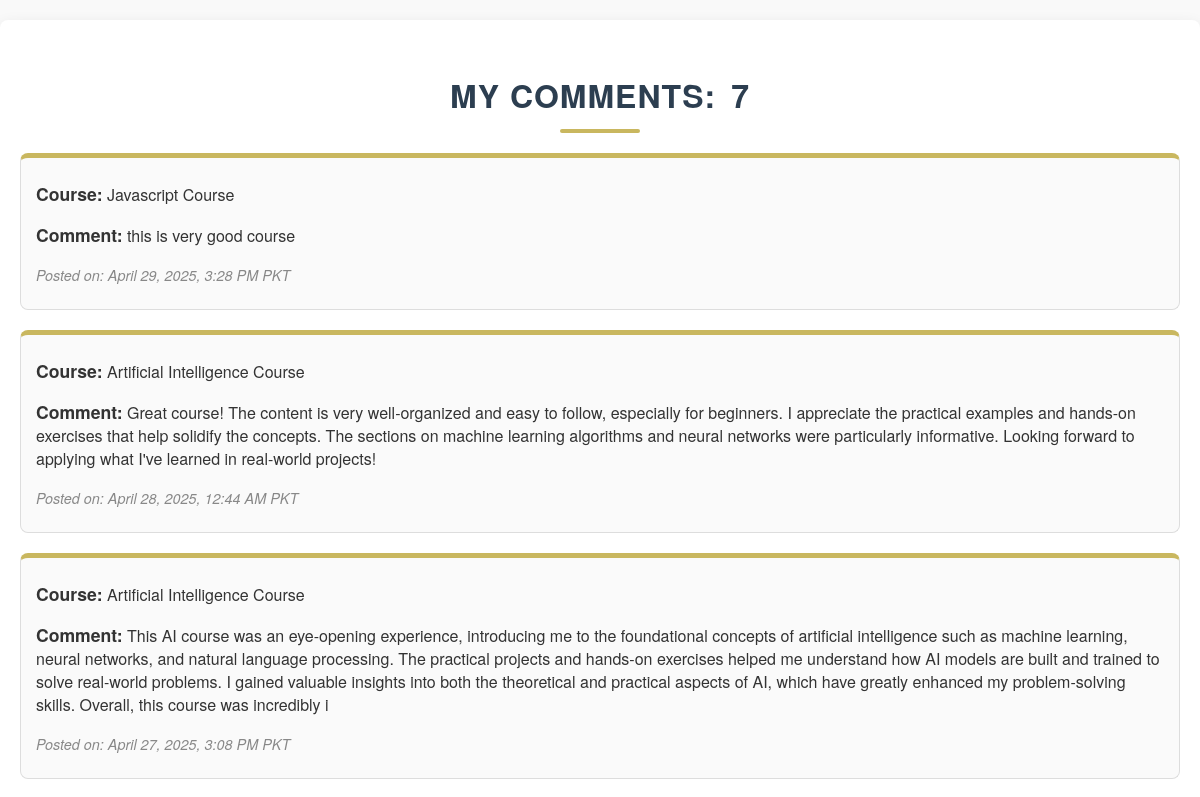
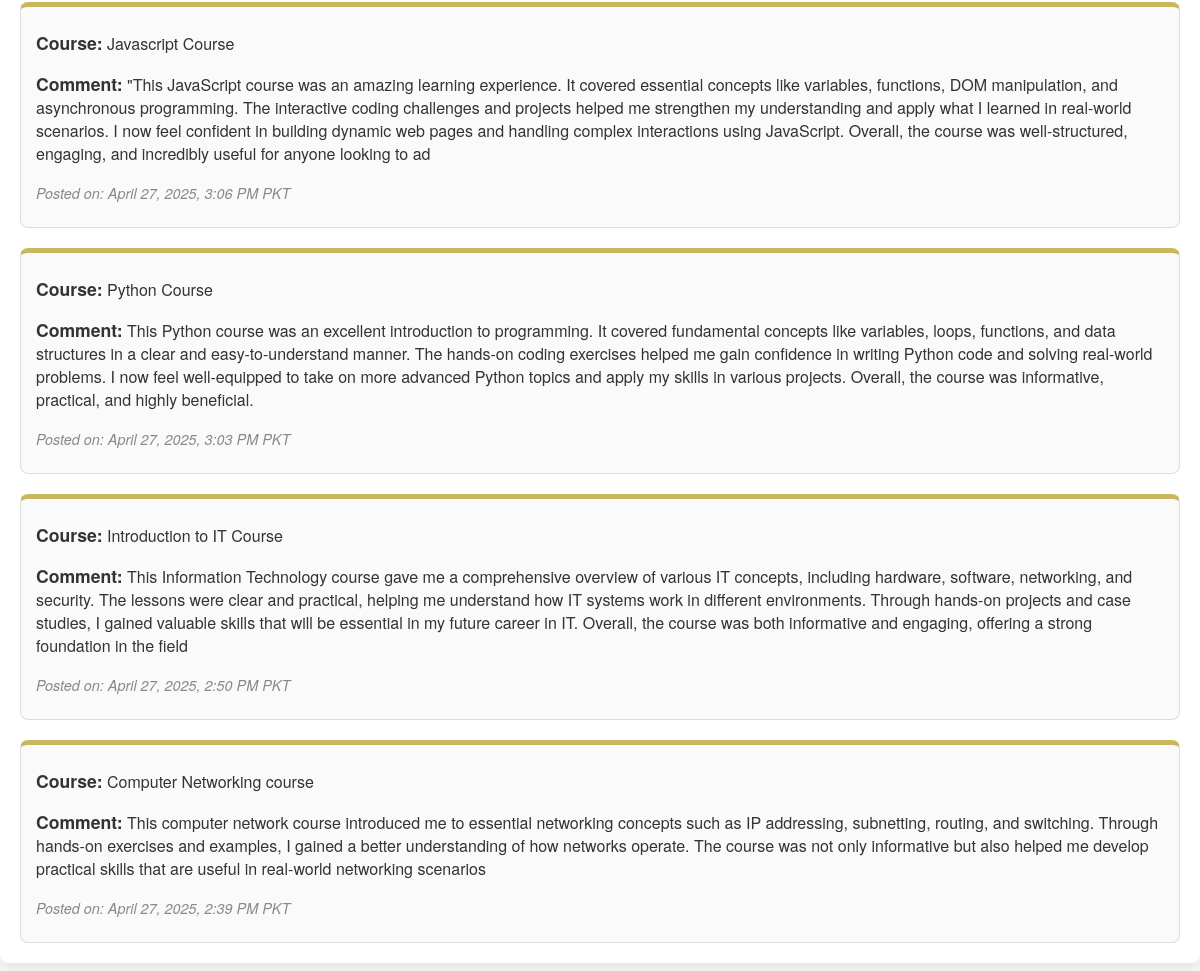
/dashboard-comments/ (signed in), run on the app's committed database (2 pictures, top to bottom).
### alignskills/models.py (models this page shows, shortened)
class Comment(models.Model):
    message = models.TextField('Message')
    date_comment = models.DateTimeField(default=timezone.now)
    user = models.ForeignKey(settings.AUTH_USER_MODEL, on_delete=models.CASCADE)
    course = models.ForeignKey('Course', on_delete=models.CASCADE, null=True, blank=True)
    created_at = models.DateTimeField(default=timezone.now)
    updated_at = models.DateTimeField(auto_now=True)
    class Meta:
        ordering = ['-created_at']
        verbose_name = 'Course Comment'
        verbose_name_plural = 'Course Comments'

class Course(models.Model):
    title = models.CharField(max_length=255)
    short_title = models.CharField(max_length=255, default="untitled")
    description = models.TextField()
    price = models.CharField(max_length=50, default="Free Of Cost")
    project_info = models.TextField(default="Hands-on project at the end of the course")
    certificate_info = models.TextField(default="Certificate will be provided")
    image = models.ImageField(upload_to='course_images/')
    course_link = models.URLField()
    created_at = models.DateTimeField(default=timezone.now)  # ✅ added
    updated_at = models.DateTimeField(auto_now=True)

### alignskills/views.py (the view)
# urls.py: path('dashboard-comments/', views.dashboard_comments, name='dashboard_comments'),
def dashboard_comments(request):  # Defines the view function for the dashboard that displays comments by the logged-in user.
    comments = Comment.objects.filter(user=request.user)  # Filters the Comment model to get all comments where the 'user' is the currently logged-in user.
    project_count = comments.count()  # Counts the total number of comments made by the logged-in user.
    return render(request, 'dashboard_comments.html', {
        'comments': comments,  # Passes the list of comments made by the user to the template.
        'project_count': project_count  # Passes the count of comments made by the user to the template.
    })

### alignskills/context_processors.py (called while the page is built)
def user_stats(request):
    return {
        'active_students': UserStats.objects.filter(is_active=True).count(),
        'graduate_students': UserStats.objects.filter(is_graduate=True).count(),
        'certified_students': UserStats.objects.filter(is_certified=True).count(),
    }

### templates/dashboard_comments.html (shortened to what this page needs)
{% load tz %}
<!DOCTYPE html>
<html lang="en">
<head>
</head>
<body>
    <div class="comments-section">
        <h3>My comments: <span class="span">{{ project_count }}</span></h3>
        {% if comments %}
        <ul>
            {% for comment in comments %}
            <li>
                <p class="p"><strong>Course:</strong> {{ comment.course.title }}</p>
                <p class="p"><strong>Comment:</strong> {{ comment.message }}</p>
                {% timezone "Asia/Karachi" %}
                <p class="p"><small>Posted on: {{ comment.created_at|date:"F j, Y, g:i A" }} PKT</small></p>
                {% endtimezone %}
            </li>
            {% endfor %}
        </ul>
        {% else %}
        <p>You haven't posted any comments yet.</p>
        {% endif %}
    </div>
</body>
</html>

### templates/dashboard_comments.html (style rules this page uses)
*, *::before, *::after { box-sizing: border-box; }
body { font-family: 'Helvetica Neue', Helvetica, Arial, sans-serif; background-color: #f9f9f9; color: #333; margin: 0; padding: 0; }
.comments-section { background-color: #fff; padding: 20px; margin: 20px auto; border-radius: 8px; max-width: 1200px; width: 100%; box-shadow: 0 5px 15px rgba(0, 0, 0, 0.1); color: #333; transition: transform 0.3s ease; overflow: hidden; }
.comments-section h3 { font-size: 2rem; color: #2c3e50; margin-bottom: 20px; font-weight: 700; text-align: center; position: relative; padding-bottom: 15px; letter-spacing: 1px; text-transform: uppercase; }
.comments-section h3::after { content: ""; position: absolute; left: 50%; bottom: 0; transform: translateX(-50%); width: 80px; height: 4px; background-color: #c9b75f; border-radius: 2px; }
.comments-section ul { display: flex; flex-direction: column; gap: 20px; list-style: none; padding-left: 0; margin: 0; }
.comments-section li { padding: 15px; background-color: #fafafa; border: 1px solid #ddd; border-top: 5px solid #c9b75f; border-radius: 8px; transition: background 0.3s ease, transform 0.3s ease; display: flex; flex-direction: column; width: 100%; }
.comments-section li p { margin: 8px 0; font-size: 1rem; }
.comments-section li strong { color: #333; font-size: 1.1rem; }
.comments-section li small { color: #888; font-size: 0.9rem; font-style: italic; }
.span { margin-left: 5px; }

### data on the page
Comment: course "Javascript Course", message "this is very good course", created_at "April 29, 2025, 3:28 PM"
Comment: course "Artificial Intelligence Course", message "Great course! The content is very well-organized and easy to follow, especially for beginners. I appreciate the practical examples and hands-on exercises that help solidify the concepts. The sections on machine learning algorithms and neural networks were particularly informative. Looking forward to applying what I've learned in real-world projects!", created_at "April 28, 2025, 12:44 AM"
Comment: course "Artificial Intelligence Course", message "This AI course was an eye-opening experience, introducing me to the foundational concepts of artificial intelligence such as machine learning, neural networks, and natural language processing. The practical projects and hands-on exercises helped me understand how AI models are built and trained to solve real-world problems. I gained valuable insights into both the theoretical and practical aspects of AI, which have greatly enhanced my problem-solving skills. Overall, this course was incredibly i", created_at "April 27, 2025, 3:08 PM"
Comment: course "Javascript Course", message "\"This JavaScript course was an amazing learning experience. It covered essential concepts like variables, functions, DOM manipulation, and asynchronous programming. The interactive coding challenges and projects helped me strengthen my understanding and apply what I learned in real-world scenarios. I now feel confident in building dynamic web pages and handling complex interactions using JavaScript. Overall, the course was well-structured, engaging, and incredibly useful for anyone looking to ad", created_at "April 27, 2025, 3:06 PM"
Comment: course "Python Course", message "This Python course was an excellent introduction to programming. It covered fundamental concepts like variables, loops, functions, and data structures in a clear and easy-to-understand manner. The hands-on coding exercises helped me gain confidence in writing Python code and solving real-world problems. I now feel well-equipped to take on more advanced Python topics and apply my skills in various projects. Overall, the course was informative, practical, and highly beneficial.", created_at "April 27, 2025, 3:03 PM"
Comment: course "Introduction to IT Course", message "This Information Technology course gave me a comprehensive overview of various IT concepts, including hardware, software, networking, and security. The lessons were clear and practical, helping me understand how IT systems work in different environments. Through hands-on projects and case studies, I gained valuable skills that will be essential in my future career in IT. Overall, the course was both informative and engaging, offering a strong foundation in the field", created_at "April 27, 2025, 2:50 PM"
Comment: course "Computer Networking course", message "This computer network course introduced me to essential networking concepts such as IP addressing, subnetting, routing, and switching. Through hands-on exercises and examples, I gained a better understanding of how networks operate. The course was not only informative but also helped me develop practical skills that are useful in real-world networking scenarios", created_at "April 27, 2025, 2:39 PM"

### other printed values
{{ project_count }} "7"
